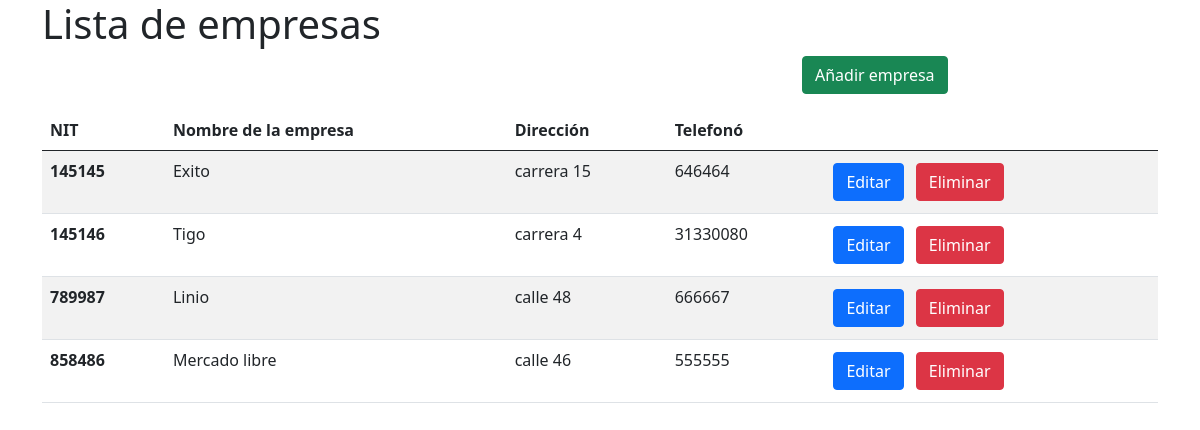
The page / on the database its author committed.
### main/models.py (models this page shows, shortened)
class Empresa(models.Model):
    nit= models.IntegerField(primary_key=True,unique=True)
    name= models.CharField(max_length=40, unique=True)
    address= models.CharField(max_length=100, blank=True)
    telephone= models.IntegerField(blank=True)

### main/views.py (the view)
# urls.py: 2. Add a URL to urlpatterns:  path('', views.home, name='home')
def home(request):
    empresas = Empresa.objects.all()
    context={'empresas':empresas}
    return render(request, 'home.html', context)

### main/templates/home.html
{% extends 'base.html' %}
{% block content %}
<h1>Lista de empresas</h1>
<div class="row">
  <div class="col-4 offset-8"><a href="{% url 'add' %}" class="btn btn-success">Añadir empresa</a></div>
</div>
<table class="table table-striped mt-3">
  <thead>
    <tr>
      <th scope="col">NIT</th>
      <th scope="col">Nombre de la empresa</th>
      <th scope="col">Dirección</th>
      <th scope="col">Telefonó</th>
      <th scope="col"></th>
    </tr>
  </thead>
  <tbody>
    {% for empresa in empresas %}
    <tr>
      <th scope="row">{{ empresa.nit }}</th>
      <td>{{ empresa.name }}</td>
      <td>{{ empresa.address }}</td>
      <td>{{ empresa.telephone }}</td>
      <td>
        <a href="{% url 'edit' empresa.nit %}" class="btn btn-primary m-1">
          Editar
        </a>
        <a href="{% url 'delete' empresa.nit %}" class="btn btn-danger m-1">
          Eliminar
        </a>
      </td>
    </tr>
    {% endfor %}
  </tbody>
</table>
{% endblock %}

### main/templates/base.html (shortened to what this page needs)
<!doctype html>
<html lang="en">
  <head>
    <link href="https://cdn.jsdelivr.net/npm/bootstrap@5.0.2/dist/css/bootstrap.min.css" rel="stylesheet">
  </head>
  <body class="container">
    {% block content %}
    {% endblock %}
  </body>
</html>

### rows shown on the page
Empresa: nit "145145", name "Exito", address "carrera 15", telephone "646464"
Empresa: nit "145146", name "Tigo", address "carrera 4", telephone "31330080"
Empresa: nit "789987", name "Linio", address "calle 48", telephone "666667"
Empresa: nit "858486", name "Mercado libre", address "calle 46", telephone "555555"
